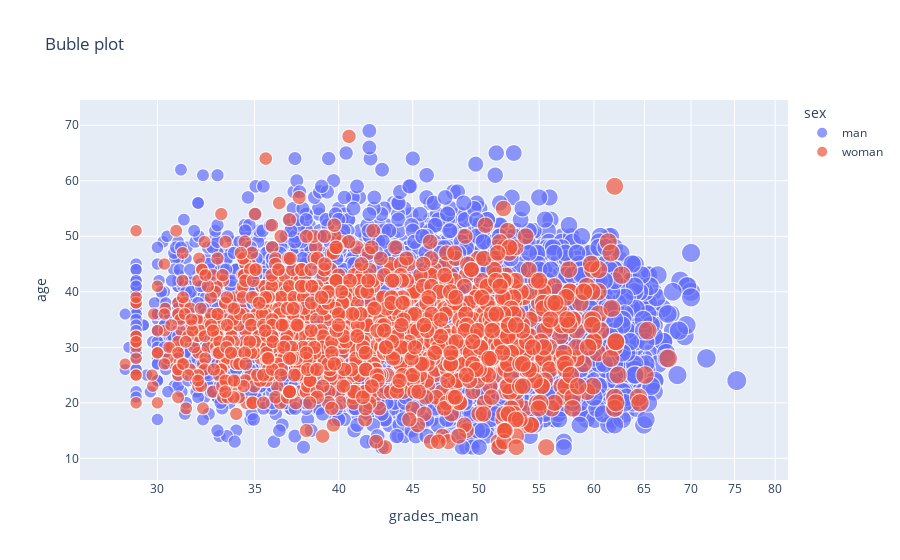

The notebook cell saved with this chart:
### Markdown cell above
As we can see the level is decreasing along the time,but I am surprised that the difference is not even greater. Indeed, climbing is a very rude sport so young people have a better capacity to solve this problem.

### Code cell
#- Are there differences bewteen the countries for a given sex ?
#- Are old peaple experienced peaple ? Are they better ? Is there a correlation bewteen the grade and the experience ? 

fig = px.scatter(climber_df, x="grades_mean", y="age",
	         size="grades_mean", color="sex",log_x=True, size_max=20,title="Buble plot")
fig.show()

### Figure 1 — Plotly figure (JSON) as saved in the notebook; plotly's stock layout.template omitted (floating-point values rounded to 4 significant figures; data arrays with more than 128 entries replaced by an {"elided": "..."} marker saying what was removed)
{"data": [{"hovertemplate": "sex=man<br>grades_mean=%{marker.size}<br>age=%{y}<extra></extra>", "legendgroup": "man", "marker": {"color": "#636efa", "size": {"elided": "9560 float values"}, "sizemode": "area", "sizeref": 0.1882, "symbol": "circle"}, "mode": "markers", "name": "man", "showlegend": true, "type": "scattergl", "x": {"elided": "9560 float values"}, "xaxis": "x", "y": {"elided": "9560 int values"}, "yaxis": "y"}, {"hovertemplate": "sex=woman<br>grades_mean=%{marker.size}<br>age=%{y}<extra></extra>", "legendgroup": "woman", "marker": {"color": "#EF553B", "size": {"elided": "1367 float values"}, "sizemode": "area", "sizeref": 0.1882, "symbol": "circle"}, "mode": "markers", "name": "woman", "showlegend": true, "type": "scattergl", "x": {"elided": "1367 float values"}, "xaxis": "x", "y": {"elided": "1367 int values"}, "yaxis": "y"}], "layout": {"legend": {"itemsizing": "constant", "title": {"text": "sex"}, "tracegroupgap": 0}, "title": {"text": "Buble plot"}, "xaxis": {"anchor": "y", "domain": [0, 1], "title": {"text": "grades_mean"}, "type": "log"}, "yaxis": {"anchor": "x", "domain": [0, 1], "title": {"text": "age"}}}}
